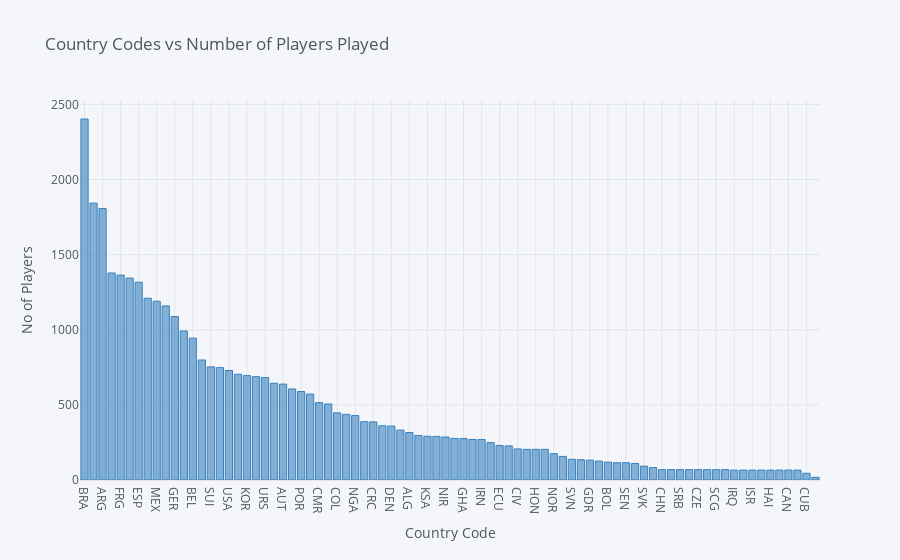

The notebook cell this image was saved under:
### Code cell
d2.iplot(kind='bar', yTitle='No of Players', title='Country Codes vs Number of Players Played', colors ='blue', xTitle='Country Code')

### Figure 1 — Plotly figure (JSON) as saved in the notebook; plotly's stock layout.template omitted (floating-point values rounded to 4 significant figures)
{"data": [{"marker": {"color": "rgba(55, 128, 191, 0.6)", "line": {"color": "rgba(55, 128, 191, 1.0)", "width": 1}}, "name": "Team Intials", "orientation": "v", "text": "", "type": "bar", "x": ["BRA", "ITA", "ARG", "ENG", "FRG", "FRA", "ESP", "NED", "MEX", "URU", "GER", "SWE", "BEL", "YUG", "SUI", "CHI", "USA", "HUN", "KOR", "POL", "URS", "TCH", "AUT", "PAR", "POR", "BUL", "CMR", "SCO", "COL", "ROU", "NGA", "JPN", "CRC", "CRO", "DEN", "PER", "ALG", "AUS", "KSA", "IRL", "NIR", "MAR", "GHA", "TUN", "IRN", "GRE", "ECU", "TUR", "CIV", "RSA", "HON", "RUS", "NOR", "PRK", "SVN", "NZL", "GDR", "SLV", "BOL", "UKR", "SEN", "WAL", "SVK", "EGY", "CHN", "TRI", "SRB", "TOG", "CZE", "ANG", "SCG", "BIH", "IRQ", "JAM", "ISR", "ZAI", "HAI", "KUW", "CAN", "UAE", "CUB", "INH"], "y": [2403, 1843, 1807, 1378, 1364, 1344, 1317, 1210, 1190, 1159, 1088, 992, 944, 799, 753, 748, 729, 704, 695, 688, 682, 644, 638, 606, 589, 572, 515, 506, 447, 437, 429, 388, 387, 361, 359, 332, 316, 296, 291, 290, 286, 277, 276, 270, 270, 249, 230, 227, 207, 204, 204, 204, 175, 157, 138, 135, 132, 126, 119, 115, 115, 110, 92, 83, 69, 69, 69, 69, 69, 69, 69, 69, 66, 66, 66, 66, 66, 66, 66, 66, 45, 18]}], "layout": {"legend": {"bgcolor": "#F5F6F9", "font": {"color": "#4D5663"}}, "paper_bgcolor": "#F5F6F9", "plot_bgcolor": "#F5F6F9", "title": {"font": {"color": "#4D5663"}, "text": "Country Codes vs Number of Players Played"}, "xaxis": {"gridcolor": "#E1E5ED", "showgrid": true, "tickfont": {"color": "#4D5663"}, "title": {"font": {"color": "#4D5663"}, "text": "Country Code"}, "zerolinecolor": "#E1E5ED"}, "yaxis": {"gridcolor": "#E1E5ED", "showgrid": true, "tickfont": {"color": "#4D5663"}, "title": {"font": {"color": "#4D5663"}, "text": "No of Players"}, "zerolinecolor": "#E1E5ED"}}}
